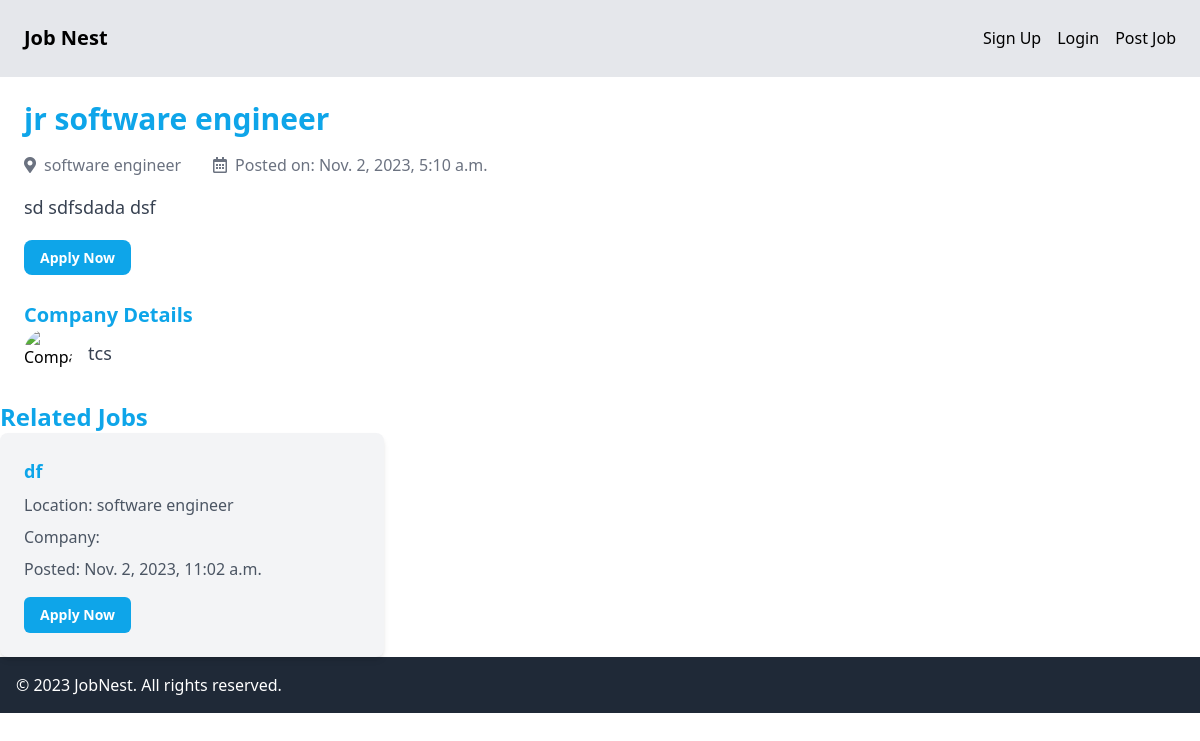
Page /job_details/1 on the earlier database version.
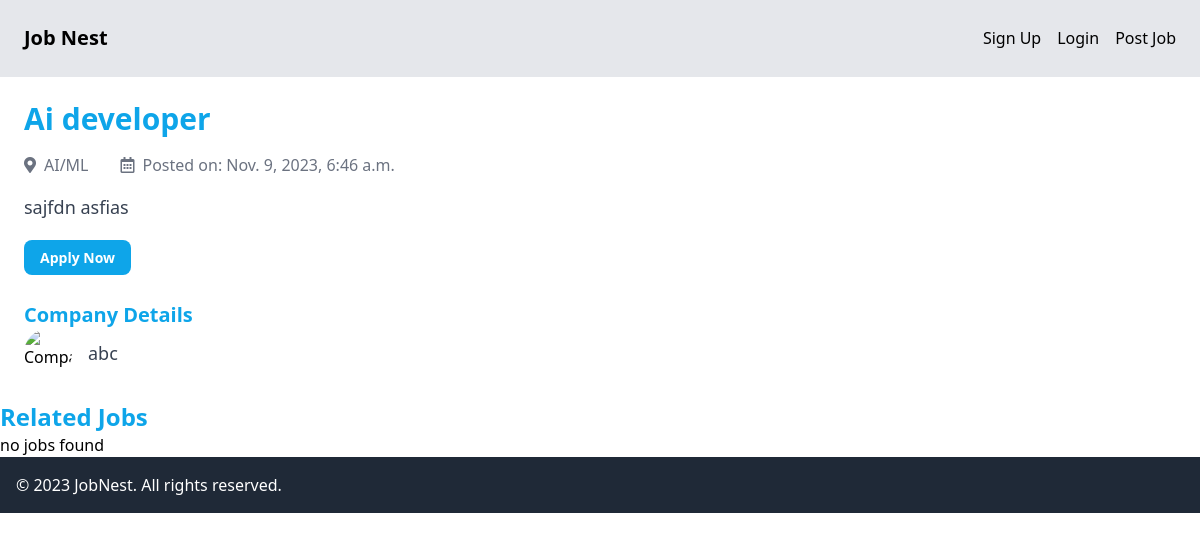
Same page on the later database version.
### jobs/models.py (models this page shows, shortened)
class JobListing(models.Model):
    created_by = models.ForeignKey(User, on_delete=models.CASCADE)
    category = models.ForeignKey(Category, on_delete=models.CASCADE)
    title = models.CharField(max_length=200)
    expired = models.BooleanField(default=False)
    description = models.TextField()
    location = models.CharField(max_length=100)
    created_at = models.DateTimeField(auto_now_add=True)

class Category(models.Model):
    name = models.CharField(max_length=255)
    class Meta:
        ordering = ('name',)
    def __str__(self):
        return self.name

### jobs/views.py (the view)
# urls.py: path('job_details/<int:pk>', views.job_details, name='job_details'),
def job_details(request,pk):
    job = JobListing.objects.get(pk=pk)
    related_job = JobListing.objects.filter(category__name=job.category).exclude(pk=pk)[0:3]
    context = {
        'job': job,
        'related_job': related_job
    }
    return render(request, 'job_details.html', context)

### jobs/templates/job_details.html (shortened to what this page needs)
 {% extends 'base.html' %}
{% block content %}
        <div class="w-full max-w-screen-xl mx-auto">
            <h1 class="text-3xl font-semibold text-sky-500">{{ job.title }}</h1>
            <div class="flex items-center text-gray-500 my-4">
                <i class="fas fa-map-marker-alt mr-2"></i>
                <p>{{ job.category }}</p><sapan></sapan>
                <i class="far fa-calendar-alt ml-8 mr-2"></i>
                <p>Posted on: {{job.created_at}}</p>
            </div>
            <p class="text-lg text-gray-700">{{ job.description }}</p>
            <div class="mt-6">
                <a href="{% url 'apply_for_job' job.id %}" class="bg-sky-500 hover:bg-sky-700 text-white py-2 px-4 rounded-lg text-sm font-semibold">Apply Now</a>
            </div>
            <div class="mt-8">
    <h2 class="text-xl font-semibold text-sky-500">Company Details</h2>
    <div class="flex items-center">
        <div class="w-12 h-12 rounded-full overflow-hidden">
            <img src="{{ job.logo.url }}" alt="Company Logo">
        </div>
        <div class="ml-4">
            <p class="text-lg text-gray-700">{{ job.created_by }}</p>
        </div>
    </div>
</div>
        </div>
    </div>
        <div class="w-full max-w-screen-xl mx-auto">
            <h2 class="text-2xl font-semibold text-sky-500">Related Jobs</h2>
            <div class="grid grid-cols-1 md:grid-cols-3 gap-6">
                {% for related_job in related_job%}
                <div class="p-6 bg-gray-100 rounded-lg shadow-md hover:shadow-lg transition-transform transform hover:scale-105">
                     <h3 class="text-lg font-semibold text-sky-500">{{ related_job.title }}</h3>
                    <p class="text-gray-600 mt-2">Location: {{ related_job.category }}</p>
                    <p class="text-gray-600 mt-2">Company: {{ related_job.user.company_name }}</p>
                    <p class="text-gray-600 mt-2">Posted: {{ related_job.created_at }}</p>
                    <div class="mt-4">
                        <a href="{% url 'job_details' related_job.id %}" class="bg-sky-500 hover:bg-sky-700 text-white py-2 px-4 rounded-md text-sm font-semibold inline-block transition-transform transform hover:scale-105">Apply Now</a>
                    </div>
                </div>
                {% empty %}
                <h3>no jobs found </h3>
                {% endfor %}
            </div>
        </div>
{% endblock %}

### jobs/templates/base.html (shortened to what this page needs)
<!doctype html>
<html>
    <head>
        <script src="https://cdn.tailwindcss.com"></script>
        <link rel="stylesheet" href="https://cdnjs.cloudflare.com/ajax/libs/font-awesome/5.15.3/css/all.min.css" />
</head>
<body>
<nav class="py-6 px-6 md:flex md:justify-between md:items-center border-b bg-gray-200 border-gray-200">
    <a href="{% url 'user' %}" class="text-xl font-semibold hover:text-sky-500">Job Nest</a>
    <div class="md:flex items-center space-x-4">
        {% if request.user.is_authenticated %}
        <a href="{% url 'user_profile_update' %}" class="hover:text-sky-500">Profile</a>
        <a href="{% url 'logout' %}" class="hover:text-sky-500">Logout</a>
        {% else %}
        <a href="{% url 'registerPage' %}" class="hover:text-sky-500">Sign Up</a>
        <a href="{% url 'login' %}" class="hover:text-sky-500">Login</a>
        <a href="{% url 'employer:employerLogin' %}" class="hover:text-sky-500">Post Job</a>
        {% endif %}
    </div>
</nav>
            <div class="px-4 md:px-6 py-6 bg-white-100 flex flex-col items-center">
            {% block content %}
            {% endblock %}
        <div class="bottom-0 left-0 right-0 bg-gray-800 text-white p-4">
            <div class="w-full max-w-screen-xl mx-auto">
                <p>&copy; 2023 JobNest. All rights reserved.</p>
            </div>
</div>
</body>
</html>

Differences in the rows shown:
removed JobListing: title "df", category "software engineer", created_at "Nov. 2, 2023, 11:02 a.m."
changed JobListing: title "jr software engineer" → "Ai developer"; category "software engineer" → "AI/ML"; created_at "Nov. 2, 2023, 5:10 a.m." → "Nov. 9, 2023, 6:46 a.m."; description "sd sdfsdada dsf" → "sajfdn asfias"; created_by "tcs" → "abc"
Other differences:
text now shown: "no jobs found"
